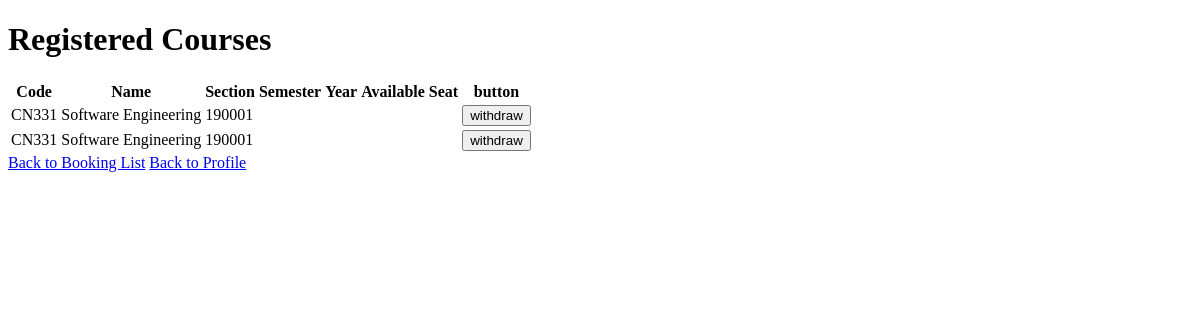
/booking/checksubreg/ (signed in), run on an earlier commit of the app's database.
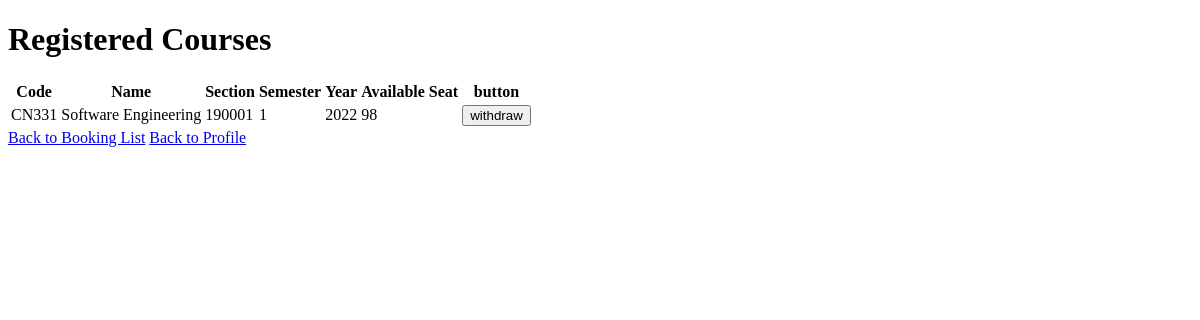
And on a later commit of the database.
### booking/models.py (models this page shows, shortened)
class Booking(models.Model):
    user = models.ForeignKey(User, on_delete=models.CASCADE, default="")
    course_number = models.ForeignKey(Subject, on_delete=models.CASCADE, default="")

class Subject(models.Model):
    class_number = models.CharField(max_length=5, default="")
    subject_name = models.CharField(max_length=64, default="")
    section = models.CharField(max_length=10, default="")
    semester = models.CharField(max_length=10, default="")
    year = models.CharField(max_length=10, default="")
    seats = models.CharField(max_length=10, default="")
    def __str__(self):
        return f"{self.class_number} {self.subject_name} {self.section} {self.semester} {self.year} {self.seats}"

### booking/views.py (the view)
# urls.py: path('checksubreg/', views.checksubreg, name= 'checksubreg'),
def checksubreg(request):
    user = User.objects.get(pk=request.user.id)
    enrolled_subjects = Booking.objects.filter(user=user)
    return render(request,'booking/booking.html', {
        'subjects': enrolled_subjects,
    })

### booking/templates/booking/booking.html (shortened to what this page needs)
{% extends 'booking/layout.html' %}
{% block body %}
<h1>Registered Courses</h1>
{% if subjects %}
<table>
    <tr>
        <th>Code</th>
        <th>Name</th>
        <th>Section</th>
        <th>Semester</th>
        <th>Year</th>
        <th>Available Seat</th>
        <th>button</th>
    </tr>
    {% for subject in subjects %}
    <tr>
        <td>{{ subject.course_number.class_number }}</td>
        <td>{{ subject.course_number.subject_name }}</td>
        <td>{{ subject.course_number.section }}</td>
        <td>{{ subject.course_number.semester }}</td>
        <td>{{ subject.course_number.year }}</td>
        <td>{{ subject.course_number.seats }}</td>
        <td>
            <form action="{% url 'booking:withdraw' subject.course_number.id %}" method="post" >
                <button type="submit">withdraw</button>
            </form>
        </td>
    </tr>
    {% empty %}
    <li> No registered courese. </li>
    {% endfor %}
</table>
{% endif %}
<a href="{% url 'booking:index' %}">Back to Booking List</a>
<a href="{% url 'index' %}">Back to Profile</a>
{% endblock %}

What changed in the data, as far as the page shows it:
removed Booking: course_number.class_number "CN331", course_number.subject_name "Software Engineering", course_number.section "190001"
removed Booking: course_number.class_number "CN331", course_number.subject_name "Software Engineering", course_number.section "190001"
added Booking: course_number.class_number "CN331", course_number.subject_name "Software Engineering", course_number.section "190001", course_number.semester "1", course_number.year "2022", course_number.seats "98"
